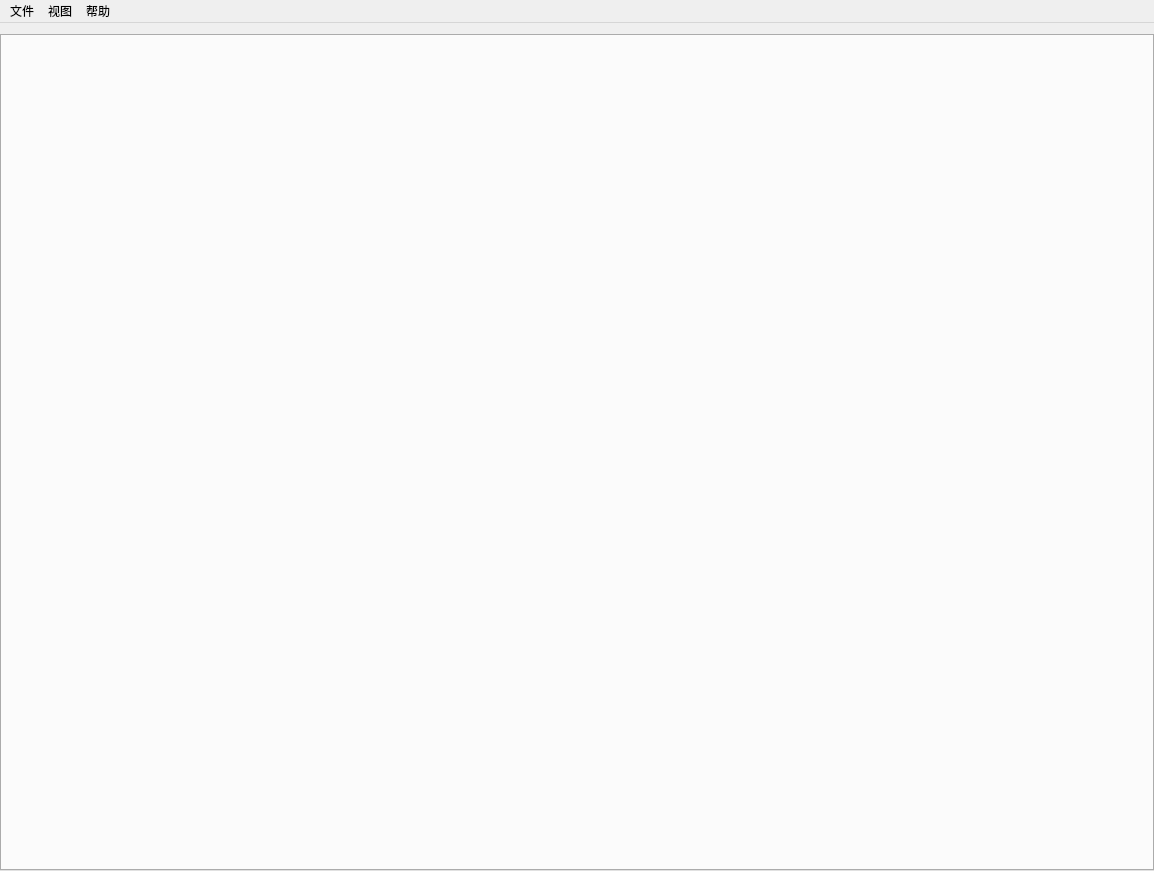
<?xml version="1.0" encoding="UTF-8"?>
<ui version="4.0">
 <class>MainWindowClass</class>
 <widget class="QMainWindow" name="MainWindowClass">
  <property name="geometry">
   <rect>
    <x>0</x>
    <y>0</y>
    <width>1154</width>
    <height>871</height>
   </rect>
  </property>
  <property name="windowTitle">
   <string>MeshEditor网格编辑</string>
  </property>
  <widget class="QWidget" name="centralWidget">
   <layout class="QVBoxLayout" name="verticalLayout">
    <property name="spacing">
     <number>0</number>
    </property>
    <property name="leftMargin">
     <number>0</number>
    </property>
    <property name="rightMargin">
     <number>0</number>
    </property>
    <property name="bottomMargin">
     <number>0</number>
    </property>
    <item>
     <widget class="QTabWidget" name="tabWidget">
      <property name="currentIndex">
       <number>-1</number>
      </property>
     </widget>
    </item>
   </layout>
  </widget>
  <widget class="QMenuBar" name="menuBar">
   <property name="geometry">
    <rect>
     <x>0</x>
     <y>0</y>
     <width>1154</width>
     <height>23</height>
    </rect>
   </property>
   <widget class="QMenu" name="menu">
    <property name="title">
     <string>文件</string>
    </property>
    <widget class="QMenu" name="menu_4">
     <property name="title">
      <string>新建</string>
     </property>
     <addaction name="action_New_MeshEdit"/>
     <addaction name="action_New_ManualMeshMatch"/>
     <addaction name="action_New_MeshCut"/>
    </widget>
    <addaction name="menu_4"/>
    <addaction name="separator"/>
    <addaction name="action_Close"/>
    <addaction name="action_Exit"/>
   </widget>
   <widget class="QMenu" name="menu_2">
    <property name="title">
     <string>视图</string>
    </property>
   </widget>
   <widget class="QMenu" name="menu_3">
    <property name="title">
     <string>帮助</string>
    </property>
   </widget>
   <addaction name="menu"/>
   <addaction name="menu_2"/>
   <addaction name="menu_3"/>
  </widget>
  <action name="action_New_MeshEdit">
   <property name="text">
    <string>MeshEdit窗口</string>
   </property>
  </action>
  <action name="action_Save">
   <property name="text">
    <string>保存</string>
   </property>
  </action>
  <action name="action_Save_As">
   <property name="text">
    <string>另存为...</string>
   </property>
  </action>
  <action name="action_Close">
   <property name="text">
    <string>关闭</string>
   </property>
  </action>
  <action name="action_Exit">
   <property name="text">
    <string>退出</string>
   </property>
  </action>
  <action name="action_New_MeshMatch">
   <property name="text">
    <string>MeshMatch窗口</string>
   </property>
  </action>
  <action name="action_New_ManualMeshMatch">
   <property name="text">
    <string>MeshMatch窗口</string>
   </property>
  </action>
  <action name="action_New_MeshCut">
   <property name="text">
    <string>MeshCut窗口</string>
   </property>
  </action>
 </widget>
 <layoutdefault spacing="6" margin="11"/>
 <resources>
  <include location="mainwindow.qrc"/>
 </resources>
 <connections/>
</ui>
